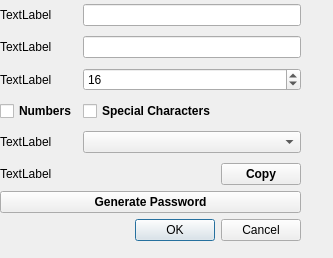
<?xml version="1.0" encoding="UTF-8"?>
<ui version="4.0">
 <class>CreatePassword</class>
 <widget class="QDialog" name="CreatePassword">
  <property name="geometry">
   <rect>
    <x>0</x>
    <y>0</y>
    <width>333</width>
    <height>258</height>
   </rect>
  </property>
  <property name="windowTitle">
   <string>Dialog</string>
  </property>
  <widget class="QWidget" name="layoutWidget">
   <property name="geometry">
    <rect>
     <x>0</x>
     <y>0</y>
     <width>301</width>
     <height>241</height>
    </rect>
   </property>
   <layout class="QVBoxLayout" name="verticalLayout">
    <property name="sizeConstraint">
     <enum>QLayout::SizeConstraint::SetMinimumSize</enum>
    </property>
    <item>
     <layout class="QFormLayout" name="formLayout">
      <item row="0" column="0">
       <widget class="QLabel" name="nameLabel">
        <property name="text">
         <string>TextLabel</string>
        </property>
       </widget>
      </item>
      <item row="0" column="1">
       <widget class="QLineEdit" name="nameInput"/>
      </item>
      <item row="1" column="0">
       <widget class="QLabel" name="usernameLabel">
        <property name="text">
         <string>TextLabel</string>
        </property>
       </widget>
      </item>
      <item row="1" column="1">
       <widget class="QLineEdit" name="usernameInput"/>
      </item>
      <item row="2" column="0">
       <widget class="QLabel" name="lengthLabel">
        <property name="text">
         <string>TextLabel</string>
        </property>
       </widget>
      </item>
      <item row="2" column="1">
       <widget class="QSpinBox" name="lengthInput">
        <property name="minimum">
         <number>8</number>
        </property>
        <property name="maximum">
         <number>24</number>
        </property>
        <property name="value">
         <number>16</number>
        </property>
       </widget>
      </item>
      <item row="3" column="0">
       <widget class="QCheckBox" name="number">
        <property name="font">
         <font>
          <bold>true</bold>
         </font>
        </property>
        <property name="text">
         <string>Numbers</string>
        </property>
       </widget>
      </item>
      <item row="3" column="1">
       <widget class="QCheckBox" name="specialCharacter">
        <property name="font">
         <font>
          <bold>true</bold>
         </font>
        </property>
        <property name="text">
         <string>Special Characters</string>
        </property>
       </widget>
      </item>
      <item row="4" column="0">
       <widget class="QLabel" name="strengthLabel">
        <property name="text">
         <string>TextLabel</string>
        </property>
       </widget>
      </item>
      <item row="4" column="1">
       <widget class="QComboBox" name="stregnthInput">
        <property name="sizePolicy">
         <sizepolicy hsizetype="Preferred" vsizetype="Fixed">
          <horstretch>0</horstretch>
          <verstretch>4</verstretch>
         </sizepolicy>
        </property>
        <property name="editable">
         <bool>false</bool>
        </property>
        <property name="maxVisibleItems">
         <number>3</number>
        </property>
        <property name="maxCount">
         <number>3</number>
        </property>
       </widget>
      </item>
     </layout>
    </item>
    <item>
     <layout class="QGridLayout" name="gridLayout">
      <item row="0" column="2">
       <widget class="QPushButton" name="copyButton">
        <property name="sizePolicy">
         <sizepolicy hsizetype="Fixed" vsizetype="Fixed">
          <horstretch>0</horstretch>
          <verstretch>0</verstretch>
         </sizepolicy>
        </property>
        <property name="font">
         <font>
          <bold>true</bold>
         </font>
        </property>
        <property name="text">
         <string>Copy</string>
        </property>
       </widget>
      </item>
      <item row="0" column="0" colspan="2">
       <widget class="QLabel" name="passkeyLabel">
        <property name="frameShape">
         <enum>QFrame::Shape::NoFrame</enum>
        </property>
        <property name="frameShadow">
         <enum>QFrame::Shadow::Plain</enum>
        </property>
        <property name="text">
         <string>TextLabel</string>
        </property>
       </widget>
      </item>
      <item row="1" column="0" colspan="3">
       <widget class="QPushButton" name="createButton">
        <property name="font">
         <font>
          <bold>true</bold>
         </font>
        </property>
        <property name="text">
         <string>Generate Password</string>
        </property>
       </widget>
      </item>
     </layout>
    </item>
    <item>
     <widget class="QDialogButtonBox" name="buttonBox">
      <property name="standardButtons">
       <set>QDialogButtonBox::StandardButton::Cancel|QDialogButtonBox::StandardButton::Ok</set>
      </property>
     </widget>
    </item>
   </layout>
  </widget>
 </widget>
 <resources/>
 <connections/>
</ui>
